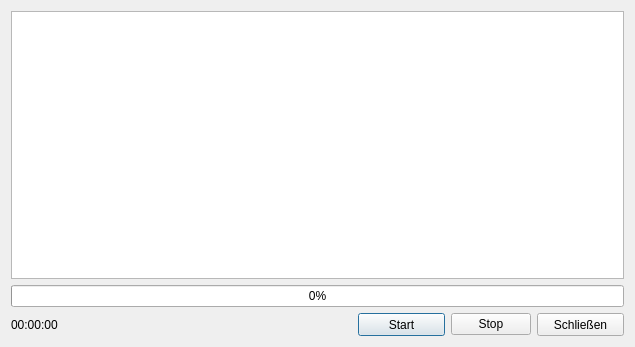
<?xml version="1.0" encoding="UTF-8"?>
<ui version="4.0">
 <class>ProgressDialog</class>
 <widget class="QDialog" name="ProgressDialog">
  <property name="windowModality">
   <enum>Qt::WindowModal</enum>
  </property>
  <property name="geometry">
   <rect>
    <x>0</x>
    <y>0</y>
    <width>635</width>
    <height>347</height>
   </rect>
  </property>
  <property name="minimumSize">
   <size>
    <width>410</width>
    <height>210</height>
   </size>
  </property>
  <property name="maximumSize">
   <size>
    <width>10000</width>
    <height>10000</height>
   </size>
  </property>
  <property name="windowTitle">
   <string>Fortschritt</string>
  </property>
  <property name="modal">
   <bool>true</bool>
  </property>
  <layout class="QVBoxLayout" name="verticalLayout_2">
   <item>
    <widget class="QPlainTextEdit" name="log_edit">
     <property name="horizontalScrollBarPolicy">
      <enum>Qt::ScrollBarAsNeeded</enum>
     </property>
     <property name="lineWrapMode">
      <enum>QPlainTextEdit::NoWrap</enum>
     </property>
     <property name="readOnly">
      <bool>true</bool>
     </property>
    </widget>
   </item>
   <item>
    <widget class="QProgressBar" name="progress_bar">
     <property name="value">
      <number>0</number>
     </property>
    </widget>
   </item>
   <item>
    <layout class="QHBoxLayout" name="horizontalLayout">
     <item>
      <widget class="QLabel" name="elapsed_time_label">
       <property name="text">
        <string>00:00:00</string>
       </property>
      </widget>
     </item>
     <item>
      <spacer name="horizontalSpacer">
       <property name="orientation">
        <enum>Qt::Horizontal</enum>
       </property>
       <property name="sizeHint" stdset="0">
        <size>
         <width>40</width>
         <height>20</height>
        </size>
       </property>
      </spacer>
     </item>
     <item>
      <widget class="QPushButton" name="start_button">
       <property name="sizePolicy">
        <sizepolicy hsizetype="Minimum" vsizetype="Fixed">
         <horstretch>0</horstretch>
         <verstretch>0</verstretch>
        </sizepolicy>
       </property>
       <property name="minimumSize">
        <size>
         <width>87</width>
         <height>23</height>
        </size>
       </property>
       <property name="maximumSize">
        <size>
         <width>87</width>
         <height>23</height>
        </size>
       </property>
       <property name="text">
        <string>Start</string>
       </property>
      </widget>
     </item>
     <item>
      <widget class="QPushButton" name="stop_button">
       <property name="text">
        <string>Stop</string>
       </property>
      </widget>
     </item>
     <item>
      <widget class="QPushButton" name="close_button">
       <property name="minimumSize">
        <size>
         <width>87</width>
         <height>23</height>
        </size>
       </property>
       <property name="maximumSize">
        <size>
         <width>87</width>
         <height>23</height>
        </size>
       </property>
       <property name="text">
        <string>Schließen</string>
       </property>
      </widget>
     </item>
    </layout>
   </item>
  </layout>
 </widget>
 <resources/>
 <connections/>
</ui>
